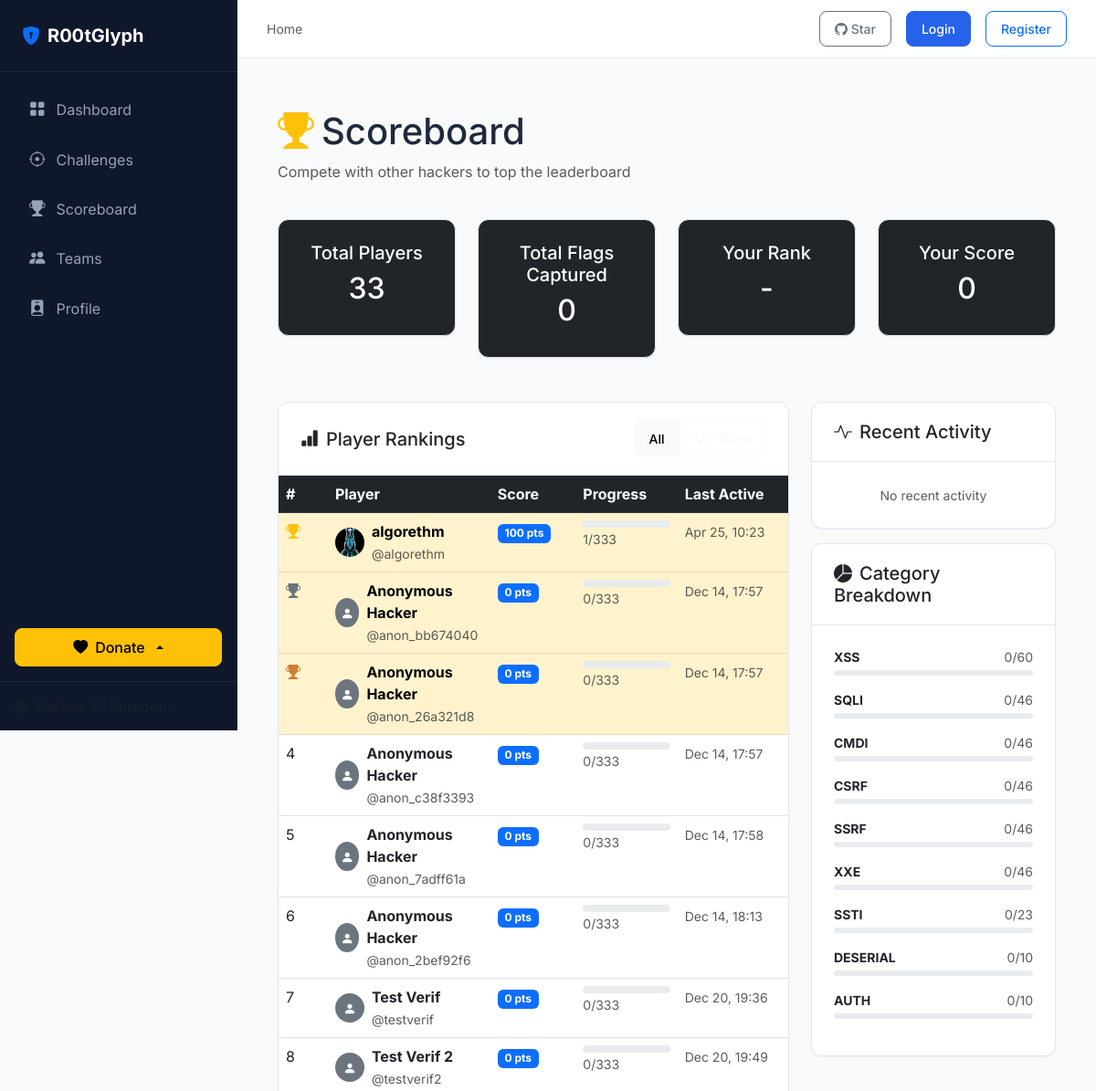
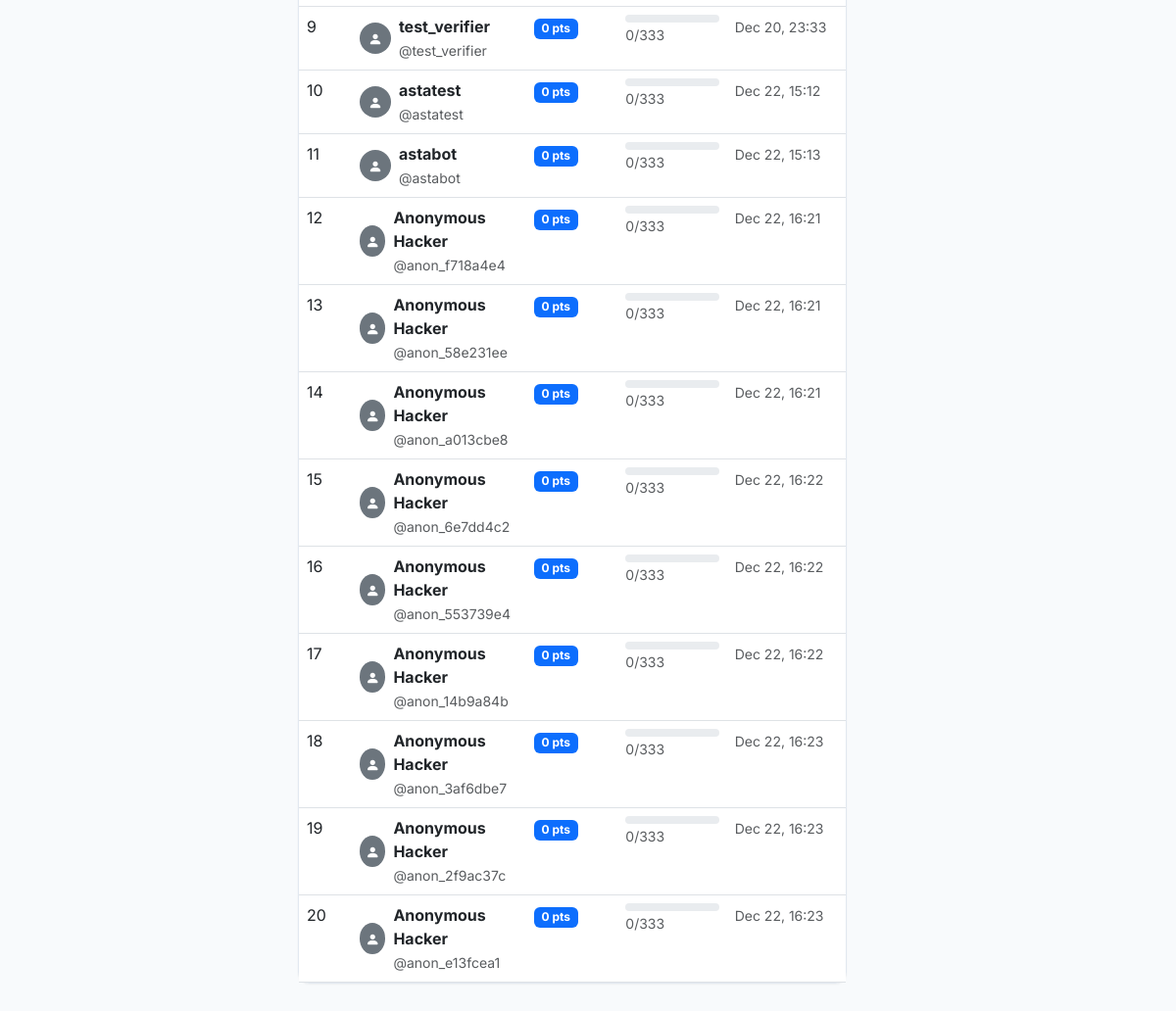
The app's page /scoreboard with its own data (2 pictures, top to bottom).
### app/models.py (models this page shows)
class LocalUser(db.Model):
    id = db.Column(db.Integer, primary_key=True)
    username = db.Column(db.String(50), unique=True, nullable=False)
    password_hash = db.Column(db.String(256), nullable=False)
    display_name = db.Column(db.String(50), nullable=False, default='Anonymous Hacker')
    profile_picture = db.Column(db.String(256), nullable=True)
    score = db.Column(db.Integer, default=0, index=True)
    completed_challenges = db.Column(db.Text, default='[]')
    is_admin = db.Column(db.Boolean, default=False)
    team_id = db.Column(db.Integer, db.ForeignKey('team.id', use_alter=True, name='fk_local_user_team_id'), nullable=True)
    created_at = db.Column(db.DateTime, default=lambda: datetime.now(timezone.utc))
    last_active = db.Column(db.DateTime, default=lambda: datetime.now(timezone.utc))
    failed_login_attempts = db.Column(db.Integer, default=0)
    locked_until = db.Column(db.DateTime, nullable=True)
    completions = db.relationship('Challenge', secondary=user_completions, lazy='dynamic', backref=db.backref('completed_by', lazy='dynamic'))

class Challenge(db.Model):
    id = db.Column(db.Integer, primary_key=True)
    name = db.Column(db.String(100), nullable=False)
    category = db.Column(db.String(50), nullable=False)
    difficulty = db.Column(db.String(20), nullable=False)
    description = db.Column(db.Text, nullable=False)
    points = db.Column(db.Integer, default=100)
    active = db.Column(db.Boolean, default=True)

### app/routes/core.py (the view, shortened to what this page needs)
@core_bp.route('/scoreboard')
def scoreboard():
    from app.models import user_completions
    top_users_query = db.session.query(
        LocalUser,
        db.func.coalesce(db.func.sum(Challenge.points), 0).label('total_score')
    ).outerjoin(user_completions, LocalUser.id == user_completions.c.user_id)\
     .outerjoin(Challenge, user_completions.c.challenge_id == Challenge.id)\
     .group_by(LocalUser.id)\
     .order_by(db.desc('total_score')).limit(20).all()
    top_users = []
    for u, score in top_users_query:
        u.score = int(score)
        top_users.append(u)
    total_challenges = Challenge.query.filter_by(active=True).count()
    total_players = LocalUser.query.count()
    total_flags = Flag.query.filter_by(used=True).count()
    recent_submissions = Submission.query.order_by(Submission.timestamp.desc()).limit(10).all()
    current_user_obj = get_current_user()
    my_rank = None
    my_score = None
    if current_user_obj:
        rank_query = db.session.query(db.func.count(LocalUser.id)).filter(LocalUser.score > current_user_obj.score).scalar()
        my_rank = (rank_query or 0) + 1
        my_score = current_user_obj.score
    category_stats = {}
    for cat in ['xss', 'sqli', 'cmdi', 'csrf', 'ssrf', 'xxe', 'ssti', 'deserial', 'auth']:
        cat_challenges = Challenge.query.filter_by(category=cat, active=True).all()
        cat_total = len(cat_challenges)
        cat_completed = 0
        for c in cat_challenges:
            if Flag.query.filter_by(challenge_id=c.id, used=True).count() > 0:
                cat_completed += 1
        category_stats[cat] = {'total': cat_total, 'completed': cat_completed}
    recent_activity = []
    team_score = None
    return render_template('scoreboard.html', users=top_users, total_challenges=total_challenges, total_players=total_players, total_flags=total_flags, recent_activity=recent_activity, category_stats=category_stats, current_user=current_user_obj, my_rank=my_rank, my_score=my_score, team_score=int(team_score) if team_score else 0)

### templates/scoreboard.html (shortened to what this page needs)
{% extends 'base.html' %}
{% block content %}
<div class="container-fluid mt-4">
    <div class="row mb-4">
        <div class="col-12">
            <h1><i class="bi bi-trophy-fill text-warning me-2"></i>Scoreboard</h1>
            <p class="text-muted">Compete with other hackers to top the leaderboard</p>
        </div>
    </div>
    <div class="row mb-4">
        <div class="col-md-3">
            <div class="card bg-dark text-white">
                <div class="card-body text-center">
                    <h5 class="card-title">Total Players</h5>
                    <h2>{{ total_players }}</h2>
                </div>
            </div>
        </div>
        <div class="col-md-3">
            <div class="card bg-dark text-white">
                <div class="card-body text-center">
                    <h5 class="card-title">Total Flags Captured</h5>
                    <h2>{{ total_flags }}</h2>
                </div>
            </div>
        </div>
        <div class="col-md-3">
            <div class="card bg-dark text-white">
                <div class="card-body text-center">
                    <h5 class="card-title">Your Rank</h5>
                    <h2>{% if my_rank %}#{{ my_rank }}{% else %}-{% endif %}</h2>
                </div>
            </div>
        </div>
        <div class="col-md-3">
            <div class="card bg-dark text-white">
                <div class="card-body text-center">
                    <h5 class="card-title">Your Score</h5>
                    <h2>{{ my_score or 0 }}</h2>
                </div>
            </div>
        </div>
    </div>
    <div class="row">
        <div class="col-lg-8">
            <div class="card">
                <div class="card-header d-flex justify-content-between align-items-center">
                    <h5 class="mb-0"><i class="bi bi-bar-chart-fill me-2"></i>Player Rankings</h5>
                    <div class="btn-group btn-group-sm">
                        <button class="btn btn-outline-light active" id="showAllBtn">All</button>
                        <button class="btn btn-outline-light" id="showFriendsBtn">My Team</button>
                    </div>
                </div>
                <div class="card-body p-0">
                    {% if users %}
                    <div class="table-responsive">
                        <table class="table table-hover mb-0">
                            <thead class="table-dark">
                                <tr>
                                    <th style="width: 60px;">#</th>
                                    <th>Player</th>
                                    <th style="width: 100px;">Score</th>
                                    <th style="width: 120px;">Progress</th>
                                    <th style="width: 140px;">Last Active</th>
                                </tr>
                            </thead>
                            <tbody>
                                {% for user in users %}
                                {% set completed_list = user.completed_challenges|from_json if user.completed_challenges else [] %}
                                {% set completed_count = completed_list|length %}
                                {% set progress_pct = (completed_count / total_challenges * 100)|int if total_challenges > 0 else 0 %}
                                {% set is_me = current_user and user.id == current_user.id %}
                                <tr class="{% if is_me %}table-primary{% elif loop.index <= 3 %}table-warning{% endif %}">
                                    <td>
                                        {% if loop.index == 1 %}
                                        <i class="bi bi-trophy-fill text-warning"></i>
                                        {% elif loop.index == 2 %}
                                        <i class="bi bi-trophy-fill text-secondary"></i>
                                        {% elif loop.index == 3 %}
                                        <i class="bi bi-trophy-fill" style="color: #cd7f32;"></i>
                                        {% else %}
                                        {{ loop.index }}
                                        {% endif %}
                                    </td>
                                    <td>
                                        <div class="d-flex align-items-center">
                                            {% if user.profile_picture %}
                                            <img src="{{ url_for('static', filename=user.profile_picture) }}" class="rounded-circle me-2" width="32" height="32" alt="{{ user.display_name }}">
                                            {% else %}
                                            <div class="rounded-circle bg-secondary d-flex align-items-center justify-content-center me-2" style="width: 32px; height: 32px;">
                                                <i class="bi bi-person-fill text-white small"></i>
                                            </div>
                                            {% endif %}
                                            <div>
                                                <div class="fw-bold">{{ user.display_name }} {% if is_me %}<span class="badge bg-primary ms-1">You</span>{% endif %}</div>
                                                <small class="text-muted">@{{ user.username }}</small>
                                            </div>
                                        </div>
                                    </td>
                                    <td>
                                        <span class="badge bg-primary">{{ user.score }} pts</span>
                                    </td>
                                    <td>
                                        <div class="progress" style="height: 8px;">
                                        </div>
                                        <small class="text-muted">{{ completed_count }}/{{ total_challenges }}</small>
                                    </td>
                                    <td>
                                        <small class="text-muted">{{ user.last_active.strftime('%b %d, %H:%M') if user.last_active else 'Never' }}</small>
                                    </td>
                                </tr>
                                {% endfor %}
                            </tbody>
                        </table>
                    </div>
                    {% endif %}
                </div>
            </div>
        </div>
        <div class="col-lg-4">
            <div class="card mb-3">
                <div class="card-header">
                    <h5 class="mb-0"><i class="bi bi-activity me-2"></i>Recent Activity</h5>
                </div>
                <div class="card-body p-0">
                    {% if recent_activity %}
                    <div class="list-group list-group-flush">
                        {% for activity in recent_activity %}
                        <div class="list-group-item list-group-item-action">
                            <div class="d-flex w-100 justify-content-between">
                                <small class="text-muted">{{ activity.time_ago }}</small>
                            </div>
                            <p class="mb-1">
                                <strong>{{ activity.username }}</strong>
                                {% if activity.type == 'capture' %}
                                captured a flag in
                                <span class="badge bg-info">{{ activity.category }}</span>
                                {% elif activity.type == 'register' %}
                                joined the platform
                                {% elif activity.type == 'team_join' %}
                                joined team <strong>{{ activity.team_name }}</strong>
                                {% endif %}
                            </p>
                        </div>
                        {% endfor %}
                    </div>
                    {% else %}
                    <div class="text-center py-4">
                        <small class="text-muted">No recent activity</small>
                    </div>
                    {% endif %}
                </div>
            </div>
            <div class="card">
                <div class="card-header">
                    <h5 class="mb-0"><i class="bi bi-pie-chart-fill me-2"></i>Category Breakdown</h5>
                </div>
                <div class="card-body">
                    {% if category_stats %}
                    {% for cat, stats in category_stats.items() %}
                    <div class="mb-3">
                        <div class="d-flex justify-content-between mb-1">
                            <small class="fw-bold">{{ cat.upper() }}</small>
                            <small class="text-muted">{{ stats.completed }}/{{ stats.total }}</small>
                        </div>
                        <div class="progress" style="height: 6px;">
                        </div>
                    </div>
                    {% endfor %}
                    {% else %}
                    <div class="text-center py-3">
                        <small class="text-muted">No data available</small>
                    </div>
                    {% endif %}
                </div>
            </div>
        </div>
    </div>
</div>
{% endblock %}

### records on screen
LocalUser: profile_picture (picture), display_name "algorethm", username "algorethm", score "100", completed_count "1", total_challenges "333", last_active "Apr 25, 10:23"
LocalUser: display_name "Anonymous Hacker", username "anon_bb674040", score "0", completed_count "0", total_challenges "333", last_active "Dec 14, 17:57"
LocalUser: display_name "Anonymous Hacker", username "anon_26a321d8", score "0", completed_count "0", total_challenges "333", last_active "Dec 14, 17:57"
LocalUser: display_name "Anonymous Hacker", username "anon_c38f3393", score "0", completed_count "0", total_challenges "333", last_active "Dec 14, 17:57"
LocalUser: display_name "Anonymous Hacker", username "anon_7adff61a", score "0", completed_count "0", total_challenges "333", last_active "Dec 14, 17:58"
LocalUser: display_name "Anonymous Hacker", username "anon_2bef92f6", score "0", completed_count "0", total_challenges "333", last_active "Dec 14, 18:13"
LocalUser: display_name "Test Verif", username "testverif", score "0", completed_count "0", total_challenges "333", last_active "Dec 20, 19:36"
LocalUser: display_name "Test Verif 2", username "testverif2", score "0", completed_count "0", total_challenges "333", last_active "Dec 20, 19:49"
LocalUser: display_name "test_verifier", username "test_verifier", score "0", completed_count "0", total_challenges "333", last_active "Dec 20, 23:33"
LocalUser: display_name "astatest", username "astatest", score "0", completed_count "0", total_challenges "333", last_active "Dec 22, 15:12"
LocalUser: display_name "astabot", username "astabot", score "0", completed_count "0", total_challenges "333", last_active "Dec 22, 15:13"
LocalUser: display_name "Anonymous Hacker", username "anon_f718a4e4", score "0", completed_count "0", total_challenges "333", last_active "Dec 22, 16:21"
LocalUser: display_name "Anonymous Hacker", username "anon_58e231ee", score "0", completed_count "0", total_challenges "333", last_active "Dec 22, 16:21"
LocalUser: display_name "Anonymous Hacker", username "anon_a013cbe8", score "0", completed_count "0", total_challenges "333", last_active "Dec 22, 16:21"
LocalUser: display_name "Anonymous Hacker", username "anon_6e7dd4c2", score "0", completed_count "0", total_challenges "333", last_active "Dec 22, 16:22"
LocalUser: display_name "Anonymous Hacker", username "anon_553739e4", score "0", completed_count "0", total_challenges "333", last_active "Dec 22, 16:22"
LocalUser: display_name "Anonymous Hacker", username "anon_14b9a84b", score "0", completed_count "0", total_challenges "333", last_active "Dec 22, 16:22"
LocalUser: display_name "Anonymous Hacker", username "anon_3af6dbe7", score "0", completed_count "0", total_challenges "333", last_active "Dec 22, 16:23"
LocalUser: display_name "Anonymous Hacker", username "anon_2f9ac37c", score "0", completed_count "0", total_challenges "333", last_active "Dec 22, 16:23"
LocalUser: display_name "Anonymous Hacker", username "anon_e13fcea1", score "0", completed_count "0", total_challenges "333", last_active "Dec 22, 16:23"
Challenge: upper "SQLI", completed "0", total "46"

### other values on screen
{{ total_players }} "33"
{{ total_flags }} "0"
{{ my_score or 0 }} "0"
{{ cat.upper() }} "XSS" "CMDI" "CSRF" "SSRF" "XXE" "SSTI" "DESERIAL" "AUTH"
{{ stats.completed }} "0" "0" "0" "0" "0" "0" "0" "0"
{{ stats.total }} "60" "46" "46" "46" "46" "23" "10" "10"
